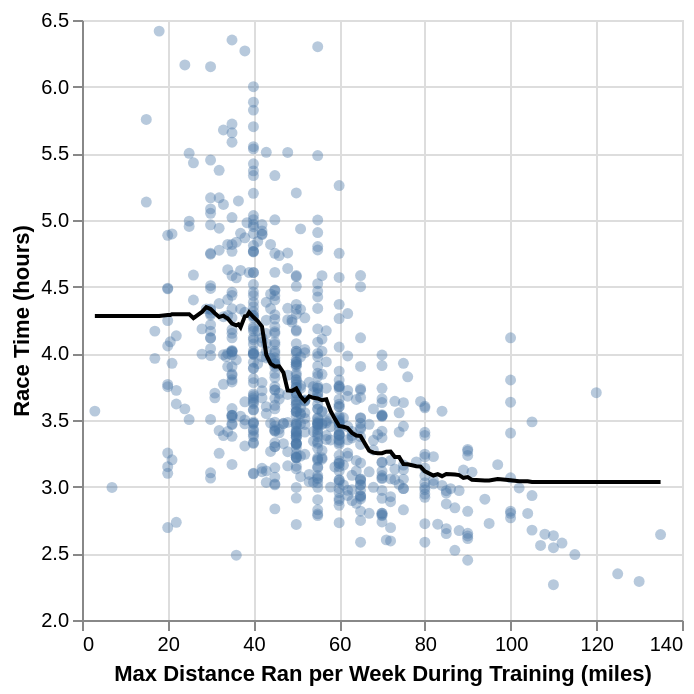

The code cell stored with this chart in its notebook:
### Code cell
# Add predictions to training data
marathon_preds = marathon_training.assign(predictions=marathon_tuned.predict(marathon_training[['max']]))
# Scatterplot with prediction line
marathon_plot = alt.Chart(marathon_preds).mark_circle(opacity=0.4).encode(
    x=alt.X('max', title='Max Distance Ran per Week During Training (miles)'),
    y=alt.Y('time_hrs', title='Race Time (hours)').scale(zero=False)
) + alt.Chart(marathon_preds).mark_line(color='black').encode(
    x='max',
    y='predictions'
)
marathon_plot

### Figure 1 — Vega-Lite specification as saved in the notebook (floating-point values rounded to 4 significant figures; data arrays with more than 128 entries replaced by an {"elided": "..."} marker saying what was removed)
{"config": {"view": {"continuousWidth": 300, "continuousHeight": 300}}, "layer": [{"mark": {"type": "circle", "opacity": 0.4}, "encoding": {"x": {"field": "max", "title": "Max Distance Ran per Week During Training (miles)", "type": "quantitative"}, "y": {"field": "time_hrs", "scale": {"zero": false}, "title": "Race Time (hours)", "type": "quantitative"}}}, {"mark": {"type": "line", "color": "black"}, "encoding": {"x": {"field": "max", "type": "quantitative"}, "y": {"field": "predictions", "type": "quantitative"}}}], "data": {"name": "data-2fa0f36ba3e3d4c1e89cb32a040298d9"}, "$schema": "https://vega.github.io/schema/vega-lite/v6.1.0.json", "datasets": {"data-2fa0f36ba3e3d4c1e89cb32a040298d9": {"elided": "696 records"}}}
